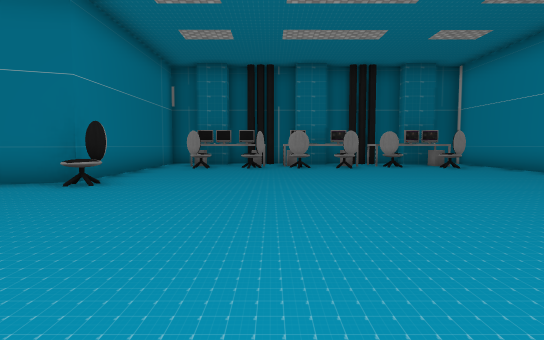
view 1 (above)

14 first-person views from a walk through a scene from a Unity 3-D project. The camera is 1.3 m above the floor, tilts 4° down and sees 75° across. The floor is counted in squares, 2 m on a side. Each view is taken from the middle of a square. On the plan, view 1 faces up. The plan holds only what a view shows up to about 10 squares ahead; the rest is blank. The place goes on beyond the plan. Some surface patterns are stand-ins.

view 2
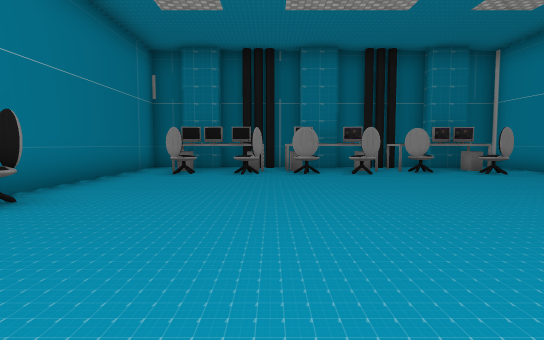

view 3
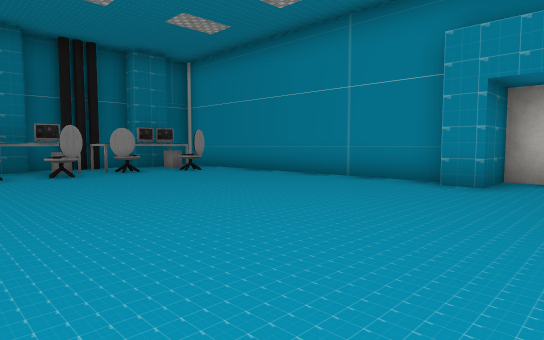

view 4
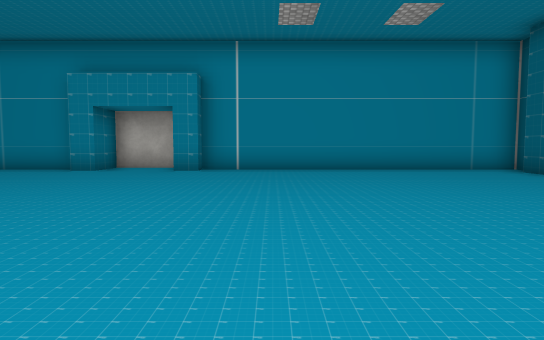

view 5
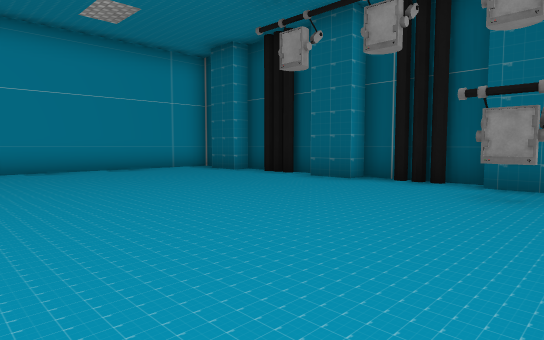

view 6
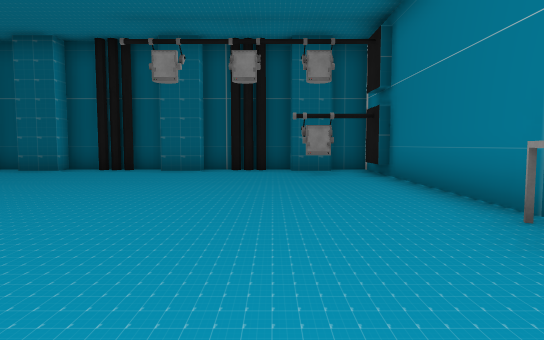

view 7
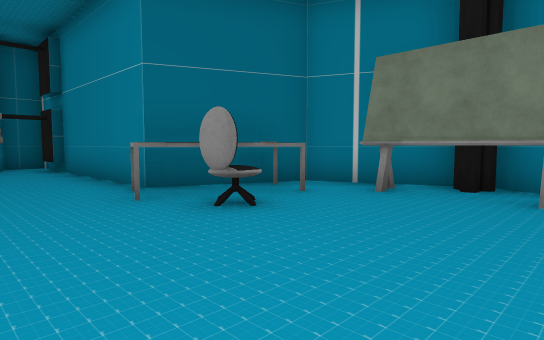

view 8
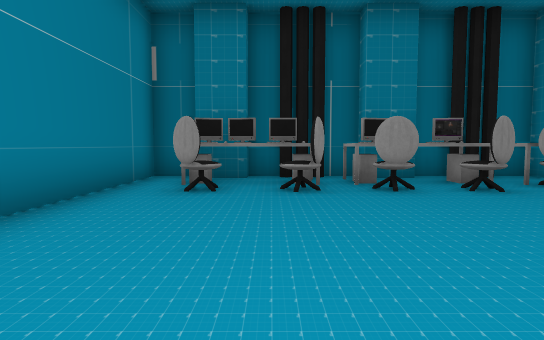

view 9
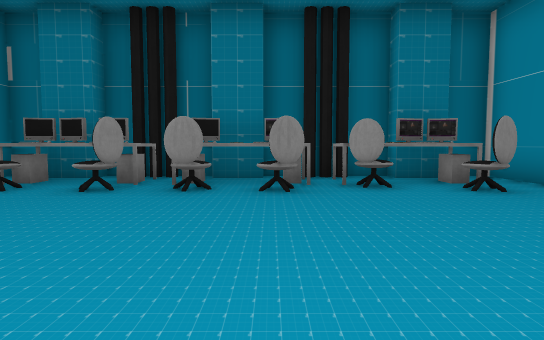

view 10
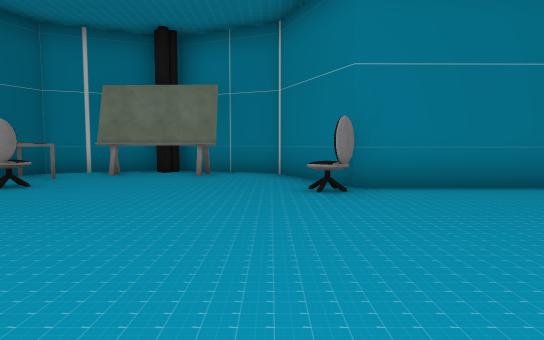

view 11
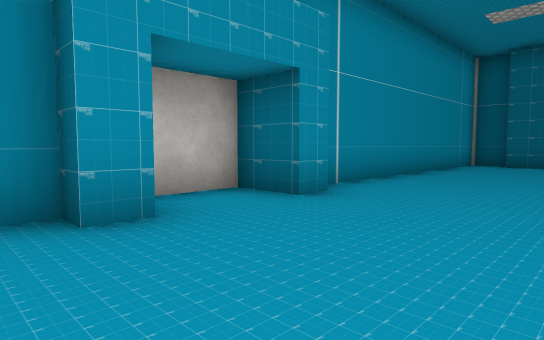

view 12
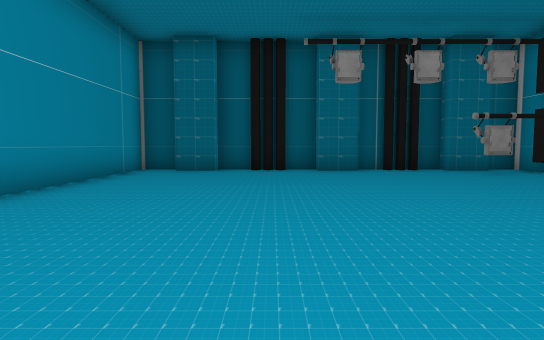

view 13
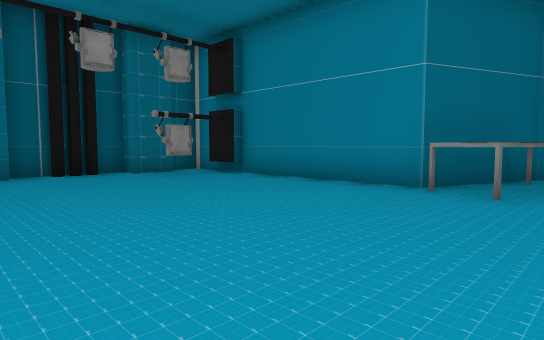

view 14
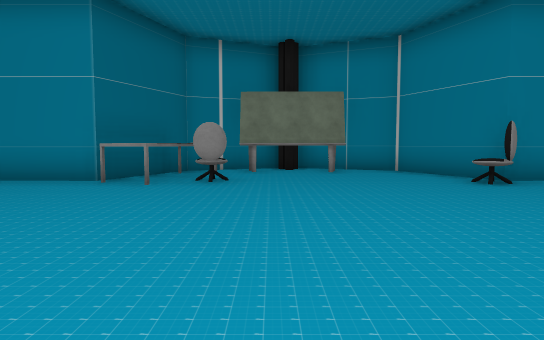

### Floor plan
Points are (right, up) in squares from view 1. A wall is a line through its corners. A room is listed if a view was taken in it or the views show most of it. See-through windows are left out.
Room 1 (views 1, 2, 3, 4, 5, 6, 7, 8, 9, 10, 11, 12, 13, 14)
walls: (-6.8, 2.7) (-6.3, 2.5); (-7, 2.2) (-6.1, -0.1) (-3.4, -1.2) (-3.3, -7.6); (-0.9, -7.3) (-0.6, -7.1) (0, -7.4); (2.7, -7.4) (3.3, -7.1) (3.6, -7.3); (0.8, -7.6) (0.8, -7) (1.8, -7) (1.8, -7.5); (2.9, -7.5) (3.4, -7.5); (-2.6, -7) (-1.5, -7) (-1.5, -7.5) (2.8, -7.5); (3.5, -7.5) (6.5, -7.5) (6.5, 0.9) (6, 0.9) (6, 1.5) (7.2, 1.5) (7.2, 3.5) (6, 3.5) (6, 4.1) (6.5, 4.1) (6.5, 10.1); (1.9, 12) (0.8, 12) (0.8, 12.5); (6.5, 10.4) (6.5, 12.5) (3.2, 12.5); (4.4, -7.5) (4.4, -7) (5.5, -7); (3.4, 12) (2.7, 12.3); (0.1, 12.3) (-0.4, 12.1); (-3.6, -7.5) (-2.5, -7.5); (-0.5, 12.5) (-3.5, 12.5) (-3.4, 6.3) (-6.1, 5.2) (-7.1, 2.5); (3.6, 12.3) (2.8, 12); (3.1, 12.5) (0, 12.5); (-1.5, 12.5) (-1.5, 12) (-2.5, 12); (5.5, 12) (4.4, 12) (4.4, 12.5)
ways out: gap at (5, 12)
objects: other object (-6, 2) to (-6, 3); other object (-5, 0); other object (-4, 0) to (-3, 0); other object (-3, 1); other object (-3, 6); other object (-2, -6); other object (-2, 10); other object (-2, 11); other object (-1, 10) to (0, 10); other object (-1, 11); other object (-1, 12); other object (1, 10); other object (1, 11); other object (2, 10); other object (2, 11); other object (4, 11); other object (4, 12); other object (5, 10); other object (5, 11)

Positions as (right, up) in squares from view 1, and headings:
1: (0, 0), facing up
2: (0, 2), facing up
3: (0, 2), facing up-right
4: (-3, -1), facing right
5: (-3, -1), facing down-right
6: (-1, 2), facing down
7: (-1, 4), facing down-left
8: (-1, 5), facing up
9: (2, 5), facing up
10: (2, 5), facing left
11: (3, 5), facing down-right
12: (3, 2), facing down
13: (2, 1), facing down-left
14: (3, 2), facing left
